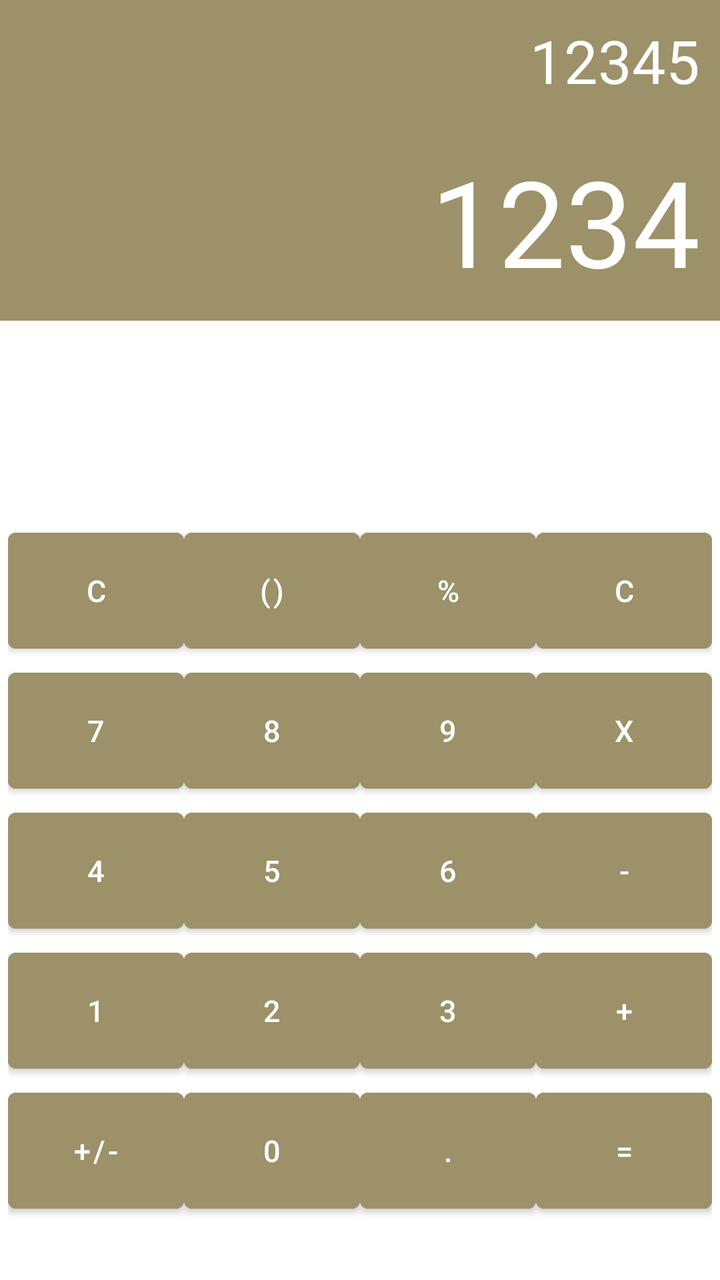
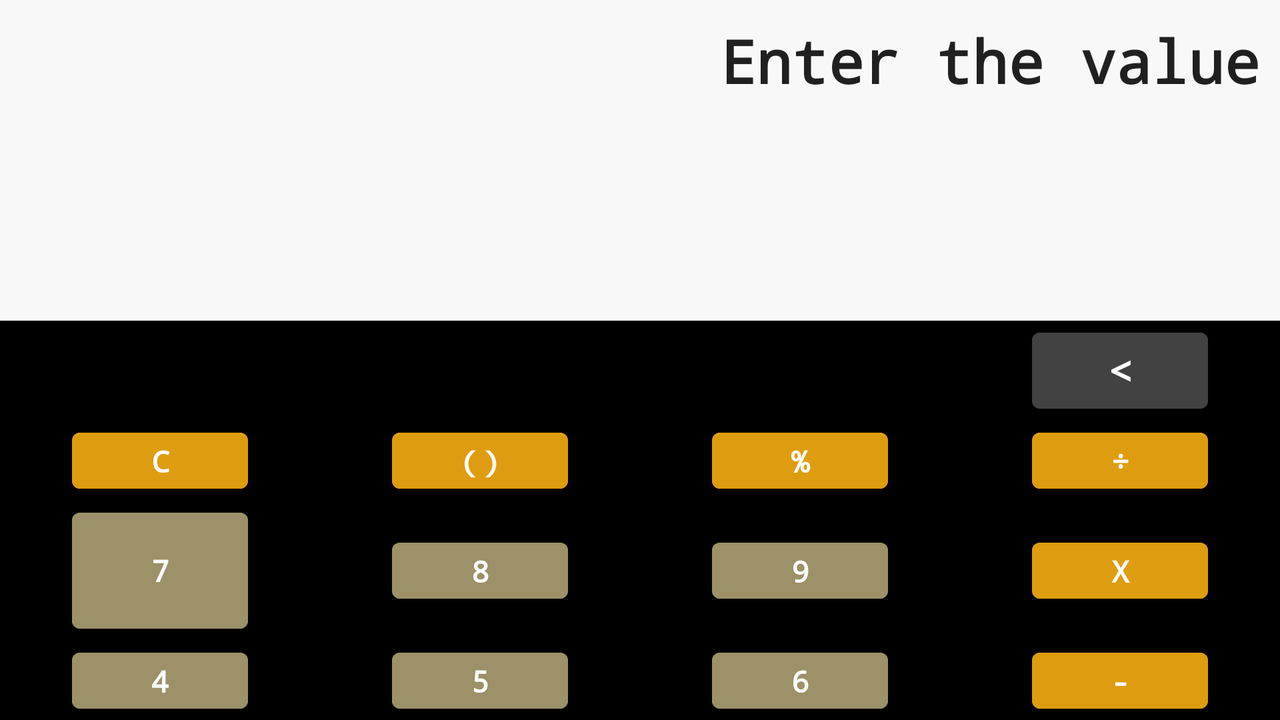

Compare how this app lays out the same screen by default and in its alternative resource folder. The renders come first, then the two layout files and the values they reference.
<!-- AndroidManifest.xml: application theme Theme.Calculator -->
<!-- res/layout/activity_main.xml -->
<?xml version="1.0" encoding="utf-8"?>
<LinearLayout xmlns:android="http://schemas.android.com/apk/res/android"
    xmlns:app="http://schemas.android.com/apk/res-auto"
    xmlns:tools="http://schemas.android.com/tools"
    android:layout_width="match_parent"
    android:layout_height="match_parent"
    android:background="@drawable/wood_background"
    android:orientation="vertical"
    tools:context=".MainActivity">

    <TextView
        android:layout_width="match_parent"
        android:layout_height="wrap_content"
        android:background="@color/custom_yellow"
        android:gravity="end|center"
        android:padding="10dp"
        android:text="12345"
        android:textColor="@color/white"
        android:textSize="30sp" />

    <TextView
        android:layout_width="match_parent"
        android:layout_height="wrap_content"
        android:background="@color/custom_yellow"
        android:gravity="end"
        android:padding="10dp"
        android:text="1234"
        android:textColor="@color/white"
        android:textSize="60sp" />

    <GridLayout
        android:layout_width="wrap_content"
        android:layout_height="wrap_content"
        android:layout_gravity="center"
        android:columnCount="4"
        android:orientation="horizontal"
        android:paddingTop="100dp"
        android:rowCount="6">

        <Button
            android:id="@+id/button_c"
            android:layout_width="wrap_content"
            android:layout_height="@dimen/button_height"
            android:layout_gravity="center"
            android:backgroundTint="@color/custom_yellow"
            android:text="@string/c"
            android:textSize="@dimen/button_text" />

        <Button
            android:id="@+id/button_parentheses"
            android:layout_width="wrap_content"
            android:layout_height="@dimen/button_height"
            android:layout_gravity="center"
            android:backgroundTint="@color/custom_yellow"
            android:text="@string/parentheses"
            android:textSize="@dimen/button_text" />

        <Button
            android:id="@+id/button_percent"
            android:layout_width="wrap_content"
            android:layout_height="@dimen/button_height"
            android:layout_gravity="center"
            android:backgroundTint="@color/custom_yellow"
            android:text="@string/percent"
            android:textSize="@dimen/button_text" />

        <Button
            android:id="@+id/button_division"
            android:layout_width="wrap_content"
            android:layout_height="@dimen/button_height"
            android:layout_gravity="center"
            android:backgroundTint="@color/custom_yellow"
            android:text="@string/c"
            android:textSize="@dimen/button_text" />

        <Button
            android:id="@+id/button_7"
            android:layout_width="wrap_content"
            android:layout_height="70dp"
            android:layout_gravity="center"
            android:backgroundTint="@color/custom_yellow"
            android:text="@string/_7"
            android:textSize="@dimen/button_text" />

        <Button
            android:id="@+id/button_8"
            android:layout_width="wrap_content"
            android:layout_height="@dimen/button_height"
            android:layout_gravity="center"
            android:backgroundTint="@color/custom_yellow"
            android:text="@string/_8"
            android:textSize="@dimen/button_text" />

        <Button
            android:id="@+id/button_9"
            android:layout_width="wrap_content"
            android:layout_height="@dimen/button_height"
            android:layout_gravity="center"
            android:backgroundTint="@color/custom_yellow"
            android:text="@string/_9"
            android:textSize="@dimen/button_text" />

        <Button
            android:id="@+id/button_multiplication"
            android:layout_width="wrap_content"
            android:layout_height="@dimen/button_height"
            android:layout_gravity="center"
            android:backgroundTint="@color/custom_yellow"
            android:text="@string/x"
            android:textSize="@dimen/button_text" />

        <Button
            android:id="@+id/button_4"
            android:layout_width="wrap_content"
            android:layout_height="@dimen/button_height"
            android:layout_gravity="center"
            android:backgroundTint="@color/custom_yellow"
            android:text="@string/_4"
            android:textSize="@dimen/button_text" />

        <Button
            android:id="@+id/button_5"
            android:layout_width="wrap_content"
            android:layout_height="@dimen/button_height"
            android:layout_gravity="center"
            android:backgroundTint="@color/custom_yellow"
            android:text="@string/_5"
            android:textSize="@dimen/button_text" />

        <Button
            android:id="@+id/button_6"
            android:layout_width="wrap_content"
            android:layout_height="@dimen/button_height"
            android:layout_gravity="center"
            android:backgroundTint="@color/custom_yellow"
            android:text="@string/_6"
            android:textSize="@dimen/button_text" />

        <Button
            android:id="@+id/button_menus"
            android:layout_width="wrap_content"
            android:layout_height="@dimen/button_height"
            android:layout_gravity="center"
            android:backgroundTint="@color/custom_yellow"
            android:text="@string/menus"
            android:textSize="@dimen/button_text" />

        <Button
            android:layout_width="wrap_content"
            android:layout_height="@dimen/button_height"
            android:layout_gravity="center"
            android:backgroundTint="@color/custom_yellow"
            android:gravity="center"
            android:text="@string/_1"
            android:textSize="@dimen/button_text" />

        <Button
            android:id="@+id/button_2"
            android:layout_width="wrap_content"
            android:layout_height="@dimen/button_height"
            android:layout_gravity="center"
            android:backgroundTint="@color/custom_yellow"
            android:text="@string/_2"
            android:textSize="@dimen/button_text" />

        <Button
            android:id="@+id/button_3"
            android:layout_width="wrap_content"
            android:layout_height="@dimen/button_height"
            android:layout_gravity="center"
            android:backgroundTint="@color/custom_yellow"
            android:text="@string/_3"
            android:textSize="@dimen/button_text" />

        <Button
            android:id="@+id/button_plus"
            android:layout_width="wrap_content"
            android:layout_height="@dimen/button_height"
            android:layout_gravity="center"
            android:backgroundTint="@color/custom_yellow"
            android:text="@string/plus"
            android:textSize="@dimen/button_text" />

        <Button
            android:id="@+id/button_plus_minus"
            android:layout_width="wrap_content"
            android:layout_height="@dimen/button_height"
            android:layout_gravity="center"
            android:backgroundTint="@color/custom_yellow"
            android:text="@string/plus_minus"
            android:textSize="@dimen/button_text" />

        <Button
            android:id="@+id/button_0"
            android:layout_width="wrap_content"
            android:layout_height="@dimen/button_height"
            android:layout_gravity="center"
            android:backgroundTint="@color/custom_yellow"
            android:text="@string/_0"
            android:textSize="@dimen/button_text" />

        <Button
            android:id="@+id/button_dot"
            android:layout_width="wrap_content"
            android:layout_height="@dimen/button_height"
            android:layout_gravity="center"
            android:backgroundTint="@color/custom_yellow"
            android:text="@string/dot"
            android:textSize="@dimen/button_text" />

        <Button
            android:id="@+id/button_equally"
            android:layout_width="wrap_content"
            android:layout_height="@dimen/button_height"
            android:layout_gravity="center"
            android:backgroundTint="@color/custom_yellow"
            android:text="@string/equally"
            android:textSize="@dimen/button_text" />


    </GridLayout>


</LinearLayout>
<!-- resources referenced by this layout -->
<resources>
  <color name="custom_yellow">#9c9168</color>
  <color name="white">#FFFFFFFF</color>
  <dimen name="button_height">70dp</dimen>
  <dimen name="button_text">15sp</dimen>
  <string name="_0">0</string>
  <string name="_1">1</string>
  <string name="_2">2</string>
  <string name="_3">3</string>
  <string name="_4">4</string>
  <string name="_5">5</string>
  <string name="_6">6</string>
  <string name="_7">7</string>
  <string name="_8">8</string>
  <string name="_9">9</string>
  <string name="c">c</string>
  <string name="dot">.</string>
  <string name="equally">=</string>
  <string name="menus">-</string>
  <string name="parentheses">()</string>
  <string name="percent">%</string>
  <string name="plus">+</string>
  <string name="plus_minus">+/-</string>
  <string name="x">x</string>
  <style name="Theme.Calculator" parent="Theme.MaterialComponents.DayNight.NoActionBar">
          
          <item name="colorOnPrimary">@color/white</item>
          
  
          <item name="colorOnSecondary">@color/black</item>
          
          <item name="android:statusBarColor" tools:targetApi="l">?attr/colorPrimaryVariant</item>
          
      </style>
  <color name="black">#FF000000</color>
</resources>
<!-- res/layout-land/activity_main.xml (the repository's variant of the layout above) -->
<!-- drawn on the phone turned sideways -->
<?xml version="1.0" encoding="utf-8"?>
<LinearLayout xmlns:android="http://schemas.android.com/apk/res/android"
    xmlns:tools="http://schemas.android.com/tools"
    android:layout_width="match_parent"
    android:layout_height="match_parent"
    android:layout_gravity="bottom|center"
    android:orientation="vertical"
    android:theme="@style/MyCoolStyle"
    tools:context=".MainActivity">

    <include
        layout="@layout/input_layout"
        android:layout_width="match_parent"
        android:layout_height="wrap_content" />

    <include
        layout="@layout/buttons_layout"
        android:layout_width="match_parent"
        android:layout_height="wrap_content"
        android:layout_gravity="bottom|center" />


</LinearLayout>
<!-- res/layout/input_layout.xml (included above) -->
<?xml version="1.0" encoding="utf-8"?>
<LinearLayout xmlns:android="http://schemas.android.com/apk/res/android"
    xmlns:tools="http://schemas.android.com/tools"
    android:layout_width="match_parent"
    android:layout_height="wrap_content"
    android:orientation="vertical"
    android:theme="@style/MyCoolStyle">

    <com.google.android.material.textfield.TextInputEditText
        android:id="@+id/tvInput"
        android:layout_width="match_parent"
        android:layout_height="wrap_content"
        android:autofillHints="false"
        android:background="#07000000"
        android:gravity="end"
        android:inputType="none"
        android:padding="10dp"
        android:text="@string/enter_the_value"
        android:textAlignment="textEnd"
        android:textSize="30sp"
        tools:ignore="LabelFor" />

    <com.google.android.material.textview.MaterialTextView
        android:id="@+id/tvOutput"
        android:layout_width="match_parent"
        android:layout_height="wrap_content"
        android:background="#07000000"
        android:gravity="end"
        android:padding="10dp"
        android:textSize="60sp" />

</LinearLayout>
<!-- res/layout/buttons_layout.xml (included above) -->
<?xml version="1.0" encoding="utf-8"?>
<GridLayout xmlns:android="http://schemas.android.com/apk/res/android"
    android:layout_width="match_parent"
    android:layout_height="wrap_content"
    android:background="@color/black"
    android:columnCount="4"
    android:rowCount="6"
    android:layout_gravity="bottom|center">


 <Button
     android:id="@+id/backspace"
     android:layout_width="wrap_content"
     android:layout_height="50dp"
     android:layout_column="3"
     android:layout_gravity="center"
     android:backgroundTint="@color/cardview_dark_background"
     android:onClick="backspaceBTN"
     android:text="@string/backspace"
     android:textSize="20sp" />


 <Button
     android:id="@+id/button_c"
     android:layout_width="wrap_content"
     android:layout_height="@dimen/button_height"
     android:layout_columnWeight="1"
     android:layout_gravity="center"
     android:backgroundTint="@color/orange"
     android:onClick="clearBTN"
     android:text="@string/c"
     android:textSize="@dimen/button_text" />

 <Button
     android:id="@+id/button_parentheses"
     android:layout_width="wrap_content"
     android:layout_height="@dimen/button_height"
     android:layout_columnWeight="1"
     android:layout_gravity="center"
     android:backgroundTint="@color/orange"
     android:onClick="parenthesesBNT"
     android:text="@string/parentheses"
     android:textSize="@dimen/button_text" />

 <Button
     android:id="@+id/button_percent"
     android:layout_width="wrap_content"
     android:layout_height="@dimen/button_height"
     android:layout_columnWeight="1"
     android:layout_gravity="center"
     android:backgroundTint="@color/orange"
     android:onClick="percentBTN"
     android:text="@string/percent"
     android:textSize="@dimen/button_text" />

 <Button
     android:id="@+id/button_division"
     android:layout_width="wrap_content"
     android:layout_height="@dimen/button_height"
     android:layout_columnWeight="1"
     android:layout_gravity="center"
     android:backgroundTint="@color/orange"
     android:onClick="divisionBTN"
     android:text="@string/division"
     android:textSize="@dimen/button_text" />

 <Button
     android:id="@+id/button_7"
     android:layout_width="wrap_content"
     android:layout_height="70dp"
     android:layout_gravity="center"
     android:backgroundTint="@color/custom_yellow"
     android:onClick="sevenBTN"
     android:text="@string/_7"
     android:textSize="@dimen/button_text" />

 <Button
     android:id="@+id/button_8"
     android:layout_width="wrap_content"
     android:layout_height="@dimen/button_height"
     android:layout_gravity="center"
     android:backgroundTint="@color/custom_yellow"
     android:onClick="eightBTN"
     android:text="@string/_8"
     android:textSize="@dimen/button_text" />

 <Button
     android:id="@+id/button_9"
     android:layout_width="wrap_content"
     android:layout_height="@dimen/button_height"
     android:layout_gravity="center"
     android:backgroundTint="@color/custom_yellow"
     android:onClick="nineBTN"
     android:text="@string/_9"
     android:textSize="@dimen/button_text" />

 <Button
     android:id="@+id/button_multiplication"
     android:layout_width="wrap_content"
     android:layout_height="@dimen/button_height"
     android:layout_gravity="center"
     android:backgroundTint="@color/orange"
     android:onClick="multiplicationBTN"
     android:text="@string/x"
     android:textSize="@dimen/button_text" />

 <Button
     android:id="@+id/button_4"
     android:layout_width="wrap_content"
     android:layout_height="@dimen/button_height"
     android:layout_gravity="center"
     android:backgroundTint="@color/custom_yellow"
     android:onClick="fourBTN"
     android:text="@string/_4"
     android:textSize="@dimen/button_text" />

 <Button
     android:id="@+id/button_5"
     android:layout_width="wrap_content"
     android:layout_height="@dimen/button_height"
     android:layout_gravity="center"
     android:backgroundTint="@color/custom_yellow"
     android:onClick="fiveBTN"
     android:text="@string/_5"
     android:textSize="@dimen/button_text" />

 <Button
     android:id="@+id/button_6"
     android:layout_width="wrap_content"
     android:layout_height="@dimen/button_height"
     android:layout_gravity="center"
     android:backgroundTint="@color/custom_yellow"
     android:onClick="sixBTN"
     android:text="@string/_6"
     android:textSize="@dimen/button_text" />

 <Button
     android:id="@+id/button_menus"
     android:layout_width="wrap_content"
     android:layout_height="@dimen/button_height"
     android:layout_gravity="center"
     android:backgroundTint="@color/orange"
     android:onClick="minusBTN"
     android:text="@string/menus"
     android:textSize="@dimen/button_text" />

 <Button
     android:id="@+id/button_1"
     android:layout_width="wrap_content"
     android:layout_height="@dimen/button_height"
     android:layout_gravity="center"
     android:backgroundTint="@color/custom_yellow"
     android:onClick="oneBTN"
     android:text="@string/_1"
     android:textSize="@dimen/button_text" />

 <Button
     android:id="@+id/button_2"
     android:layout_width="wrap_content"
     android:layout_height="@dimen/button_height"
     android:layout_gravity="center"
     android:backgroundTint="@color/custom_yellow"
     android:onClick="twoBTN"
     android:text="@string/_2"
     android:textSize="@dimen/button_text" />

 <Button
     android:id="@+id/button_3"
     android:layout_width="wrap_content"
     android:layout_height="@dimen/button_height"
     android:layout_gravity="center"
     android:backgroundTint="@color/custom_yellow"
     android:onClick="threeBTN"
     android:text="@string/_3"
     android:textSize="@dimen/button_text" />

 <Button
     android:id="@+id/button_plus"
     android:layout_width="wrap_content"
     android:layout_height="@dimen/button_height"
     android:layout_gravity="center"
     android:backgroundTint="@color/orange"
     android:onClick="plusBTN"
     android:text="@string/plus"
     android:textSize="@dimen/button_text" />

 <Button
     android:id="@+id/button_plus_minus"
     android:layout_width="wrap_content"
     android:layout_height="@dimen/button_height"
     android:layout_gravity="center"
     android:backgroundTint="@color/custom_yellow"
     android:onClick="plusMinusBTN"
     android:text="@string/plus_minus"
     android:textSize="@dimen/button_text" />

    <Button
        android:id="@+id/button_0"
        android:layout_width="wrap_content"
        android:layout_height="@dimen/button_height"
        android:layout_gravity="center"
        android:backgroundTint="@color/custom_yellow"
        android:onClick="zeroBTN"
        android:text="@string/_0"
        android:textSize="@dimen/button_text" />

 <Button
     android:id="@+id/button_dot"
     android:layout_width="wrap_content"
     android:layout_height="@dimen/button_height"
     android:layout_gravity="center"
     android:backgroundTint="@color/custom_yellow"
     android:onClick="dotBTN"
     android:text="@string/dot"
     android:textSize="@dimen/button_text" />

 <Button
     android:id="@+id/button_equally"
     android:layout_width="wrap_content"
     android:layout_height="@dimen/button_height"
     android:layout_gravity="center"
     android:backgroundTint="@color/orange"
     android:onClick="equalBTN"
     android:text="@string/equally"
     android:textSize="@dimen/button_text" />

</GridLayout>
<!-- resources referenced by the variant -->
<!-- as the phone turned sideways resolves them -->
<resources>
  <color name="black">#FF000000</color>
  <color name="custom_yellow">#9c9168</color>
  <color name="orange">#de9d10</color>
  <!-- from res/values-land/ -->
  <dimen name="button_height">40dp</dimen>
  <!-- from res/values-land/ -->
  <dimen name="button_text">15sp</dimen>
  <string name="_0">0</string>
  <string name="_1">1</string>
  <string name="_2">2</string>
  <string name="_3">3</string>
  <string name="_4">4</string>
  <string name="_5">5</string>
  <string name="_6">6</string>
  <string name="_7">7</string>
  <string name="_8">8</string>
  <string name="_9">9</string>
  <string name="backspace">&lt;</string>
  <string name="c">c</string>
  <string name="division">÷</string>
  <string name="dot">.</string>
  <string name="enter_the_value">Enter the value</string>
  <string name="equally">=</string>
  <string name="menus">-</string>
  <string name="parentheses">()</string>
  <string name="percent">%</string>
  <string name="plus">+</string>
  <string name="plus_minus">+/-</string>
  <string name="x">x</string>
  <style name="MyCoolStyle" parent="Theme.AppCompat.Light.NoActionBar">
          <item name="android:textSize">15sp</item>
          <item name="android:textStyle">bold</item>
          <item name="android:textColor">@color/black</item>
          <item name="android:background">@color/background</item>
          <item name="android:backgroundTint">@color/background</item>
          <item name="android:fontFamily">monospace</item>
          <item name="cornerRadius">20dp</item>
          <item name="android:shape">rectangle</item>
          <item name="android:state_pressed">true</item>
      </style>
  <style name="Theme.Calculator" parent="Theme.MaterialComponents.DayNight.NoActionBar">
          
          <item name="colorOnPrimary">@color/white</item>
          
  
          <item name="colorOnSecondary">@color/black</item>
          
          <item name="android:statusBarColor" tools:targetApi="l">?attr/colorPrimaryVariant</item>
          
      </style>
  <color name="background">#353E4F</color>
  <color name="white">#FFFFFFFF</color>
</resources>
